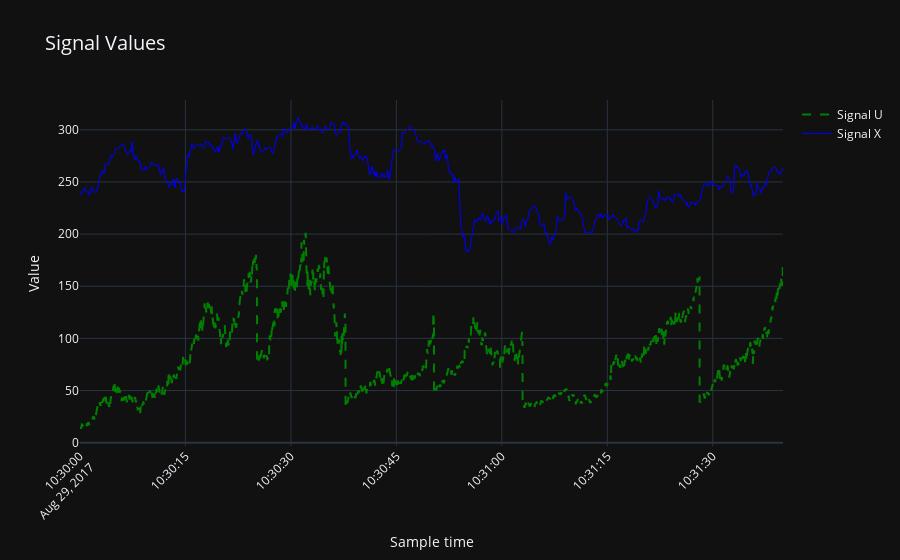

Here is the notebook cell this chart was saved with:
### Markdown cell above
<img src="https://user-images.githubusercontent.com/19551058/196664575-e07310df-48b1-4b9d-92f9-57dd8549d0d3.PNG">

### Code cell
# Your code here
signal_X_converted = signal_x.copy()
signal_X_converted["time"] = signal_X_converted["time"].apply(to_datetime)

signal_U_converted = signal_u.copy()
signal_U_converted["time"] = signal_U_converted["time"].apply(to_datetime)

fig = go.Figure([
    go.Scatter(x=signal_U_converted['time'], y=signal_U_converted['value'], line=go.scatter.Line(dash="dash", width=2, color="green"), name="Signal U"),
    go.Scatter(x=signal_X_converted['time'], y=signal_X_converted['value'], line=go.scatter.Line(dash="solid", width=1, color="blue"), name="Signal X")
])
fig.layout.template = "plotly_dark"
fig.update_layout(
    title = dict(
        font = dict(
            size = 20
        ),
        text = "Signal Values"
    ),
    height = 600,
    yaxis_title="Value",
    xaxis_title="Sample time"
)
fig.update_xaxes(
    tickangle = -45,
)
fig.show()

### Figure 1 — Plotly figure (JSON) as saved in the notebook; plotly's stock layout.template omitted (floating-point values rounded to 4 significant figures; data arrays with more than 128 entries replaced by an {"elided": "..."} marker saying what was removed)
{"data": [{"line": {"color": "green", "dash": "dash", "width": 2}, "name": "Signal U", "type": "scatter", "x": {"elided": "10000 str values"}, "y": {"elided": "10000 float values"}}, {"line": {"color": "blue", "dash": "solid", "width": 1}, "name": "Signal X", "type": "scatter", "x": {"elided": "810 str values"}, "y": {"elided": "810 float values"}}], "layout": {"autosize": true, "title": {"font": {"size": 20}, "text": "Signal Values"}, "xaxis": {"autorange": true, "range": ["2017-08-29 10:30", "2017-08-29 10:31:39.99"], "tickangle": -45, "title": {"text": "Sample time"}, "type": "date"}, "yaxis": {"autorange": true, "range": [-3.168, 328.6], "title": {"text": "Value"}, "type": "linear"}}}
